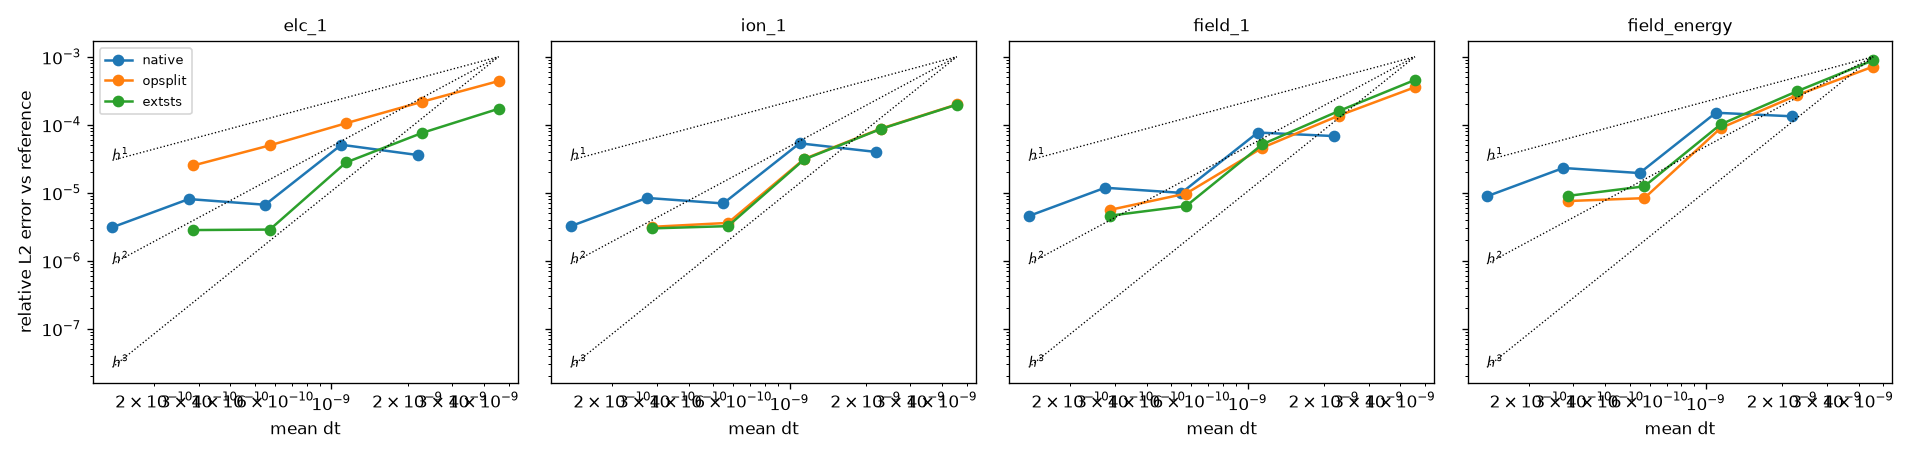

Write the Python code that produced this figure.
"""Temporal convergence study of the fixed-step methods on rt_gk_sheath_2x2v_p1.

Usage: python convergence.py [--methods native opsplit extsts] [--levels 1 0.5 0.25 0.125 0.0625]
                             [--ref-level 1/128] [--t-end 2e-6] [--jobs N]

Every method takes the CFL-set step of the explicit (SSP-RK) terms, which in this test is set by
the omega_H limit (cfl_frac_omegaH, default 1.7) rather than the advection CFL (cfl_frac). Each
level scales BOTH fractions by the same factor, so the step sequence of a level is the one of the
input file scaled by that factor (level 1 is the input file as is). Methods:
  native:  Gkeyll's SSP-RK3 (GKYL_SUNDIALS_METHOD_NONE), order 3;
  opsplit: SSP-RK3 + RKL operator split (first-order Lie splitting);
  extsts:  ExtSTS (MRI GKC21 outer + RKL inner) with fixed_step = true, order 2.
The reference is native SSP-RK3 at the (much finer) reference level. Errors are measured on the
final output frame (t = t_end) of the electron and ion distribution functions and of the field
(relative L2 norm), and on the final field energy; observed orders come from consecutive levels.
The table is written to convergence.md and the error plot to convergence.png.

Daniel R. Reynolds
Math & Stat @ UMBC
"""
import argparse
import os
import shutil
import subprocess
import sys
import tempfile
from concurrent.futures import ThreadPoolExecutor
from fractions import Fraction

import matplotlib
matplotlib.use("Agg")
import matplotlib.pyplot as plt
import numpy as np

from compare_runs import load_values
from gk_series import compile_input, edit_input, load_series, parse_log

HERE = os.path.dirname(os.path.abspath(__file__))
INPUT = "rt_gk_sheath_2x2v_p1"
M = "GKYL_SUNDIALS_METHOD_"
CFL_FRAC = 1.0  # values at level 1: the input file's cfl_frac and Gkeyll's default omega_H fraction
CFL_FRAC_OMEGAH = 1.7
METHODS = {
    "native": (M + "NONE,", 3),
    "opsplit": (M + "RK_SSP_3_3 | " + M + "LSRK_RKL_2,", 1),
    "extsts": (M + "MRI_EXTSTS | " + M + "LSRK_RKL_2, .fixed_step = true,", 2),
}
FRAMES = ["elc_1", "ion_1", "field_1"]


def run_one(method, level, t_end, workroot):
    """Build and run one (method, level) in scratch; return the run directory or None."""
    name = f"{method}_lvl{level}"
    rundir = os.path.join(workroot, name)
    os.makedirs(rundir)
    edits = [
        (r"^( *)\.rk_method = .*$", r"\1.rk_method = " + METHODS[method][0]),
        (r"^  double cfl_frac = 1\.0;", f"  double cfl_frac = {CFL_FRAC * level!r};"),
        (r"^//    \.cfl_frac_omegaH = 1e10,", f"    .cfl_frac_omegaH = {CFL_FRAC_OMEGAH * level!r},"),
        (r"^  double t_end = 6\.0e-6;", f"  double t_end = {t_end!r};"),
    ]
    edit_input(os.path.join(HERE, INPUT + ".c"), edits, os.path.join(rundir, INPUT + ".c"))
    build = compile_input(HERE, rundir, INPUT)
    if build.returncode != 0:
        print(f"[{name}] build failed:\n{build.stderr}")
        return None
    log = os.path.join(rundir, "run.log")
    with open(log, "w") as f:
        run = subprocess.run([f"./{INPUT}"], cwd=rundir, stdout=f, stderr=subprocess.STDOUT)
    if run.returncode != 0:
        print(f"[{name}] run failed, see {log}")
        return None
    steps, wall, _ = parse_log(log)
    print(f"[{name}] {steps} steps, {wall} s", flush=True)
    return rundir


def errors(rundir, refdir):
    """Relative L2 errors of the final frames and of the final field energy vs. the reference."""
    out = {}
    for frame in FRAMES:
        v = load_values(os.path.join(rundir, f"{INPUT}-{frame}.gkyl"))
        v_ref = load_values(os.path.join(refdir, f"{INPUT}-{frame}.gkyl"))
        out[frame] = float(np.linalg.norm(v - v_ref) / np.linalg.norm(v_ref))
    _, e = load_series(os.path.join(rundir, f"{INPUT}-field_energy.gkyl"))
    _, e_ref = load_series(os.path.join(refdir, f"{INPUT}-field_energy.gkyl"))
    out["field_energy"] = float(abs(e[-1, 0] - e_ref[-1, 0]) / abs(e_ref[-1, 0]))
    return out


def main():
    ap = argparse.ArgumentParser(description=__doc__, formatter_class=argparse.RawDescriptionHelpFormatter)
    ap.add_argument("--methods", nargs="+", default=list(METHODS), choices=list(METHODS))
    ap.add_argument("--levels", nargs="+", type=Fraction, default=[Fraction(1, 2**k) for k in range(5)],
                    help="step-size factors relative to the input file's CFL fractions")
    ap.add_argument("--ref-level", type=Fraction, default=Fraction(1, 128),
                    help="step-size factor of the native SSP-RK3 reference run")
    ap.add_argument("--t-end", type=float, default=2e-6)
    ap.add_argument("--jobs", type=int, default=16)
    args = ap.parse_args()
    levels = sorted(args.levels, reverse=True)
    if args.ref_level >= min(levels):
        sys.exit("--ref-level must be finer than every level")

    jobs = [("native", args.ref_level)] + [(m, l) for m in args.methods for l in levels]
    workroot = tempfile.mkdtemp(prefix="gk_convergence.")
    try:
        with ThreadPoolExecutor(max_workers=args.jobs) as pool:
            dirs = dict(zip(jobs, pool.map(lambda j: run_one(j[0], float(j[1]), args.t_end, workroot), jobs)))
        refdir = dirs[("native", args.ref_level)]
        if refdir is None:
            sys.exit("reference run failed")
        results = {}
        for m in args.methods:
            for l in levels:
                d = dirs[(m, l)]
                if d is None:
                    continue
                steps, wall, _ = parse_log(os.path.join(d, "run.log"))
                results[(m, l)] = dict(steps=steps, wall=wall, dt=args.t_end / steps, err=errors(d, refdir))
        ref_steps, ref_wall, _ = parse_log(os.path.join(refdir, "run.log"))
    finally:
        shutil.rmtree(workroot, ignore_errors=True)

    cols = FRAMES + ["field_energy"]
    lines = []
    fig, axes = plt.subplots(1, len(cols), figsize=(4 * len(cols), 3.8), sharey=True)
    for m in args.methods:
        lines += [f"\n**{m}** (expected order {METHODS[m][1]})\n",
                  "| level | steps | mean dt | wall (s) | " + " | ".join(f"{c} err | order" for c in cols) + " |",
                  "|" + "---|" * (4 + 2 * len(cols))]
        prev = None
        for l in levels:
            r = results.get((m, l))
            if r is None:
                lines.append(f"| {l} | failed |")
                prev = None
                continue
            cells = []
            for c in cols:
                e = r["err"][c]
                order = "-" if prev is None or e <= 0 or prev["err"][c] <= 0 else \
                    f"{np.log(prev['err'][c] / e) / np.log(prev['dt'] / r['dt']):.2f}"
                cells.append(f"{e:.2e} | {order}")
            lines.append(f"| {l} | {r['steps']} | {r['dt']:.3e} | {r['wall']:.1f} | " + " | ".join(cells) + " |")
            prev = r
        for ax, c in zip(axes, cols):
            pts = [(results[(m, l)]["dt"], results[(m, l)]["err"][c]) for l in levels if (m, l) in results]
            if pts:
                ax.loglog(*zip(*pts), "o-", label=m)
    for ax, c in zip(axes, cols):
        dts = [r["dt"] for r in results.values()]
        if dts:
            d = np.array([min(dts), max(dts)])
            for p in (1, 2, 3):
                ax.loglog(d, 1e-3 * (d / d[1]) ** p, "k:", lw=0.8)
                ax.annotate(f"$h^{p}$", (d[0], 1e-3 * (d[0] / d[1]) ** p), fontsize=8)
        ax.set_title(c, fontsize=10); ax.set_xlabel("mean dt")
    axes[0].set_ylabel("relative L2 error vs reference"); axes[0].legend(fontsize=8)
    fig.tight_layout(); fig.savefig(os.path.join(HERE, "convergence.png"), dpi=120)

    fork_commit = subprocess.run(["git", "-C", os.path.join(HERE, "..", "..", "deps", "gkeyll-extsts"),
                                  "rev-parse", "--short", "HEAD"], capture_output=True, text=True).stdout.strip()
    table = "\n".join(lines)
    print(table)
    with open(os.path.join(HERE, "convergence.md"), "w") as f:
        f.write(f"# Temporal convergence, `rt_gk_sheath_2x2v_p1`\n\n"
                f"Made by `convergence.py` on {subprocess.run(['date', '-I'], capture_output=True, text=True).stdout.strip()} "
                f"on {os.uname().nodename}, fork commit `{fork_commit}`; t_end = {args.t_end:g}, jobs = {args.jobs} "
                f"(runs were concurrent, so wall times are indicative only).\n\n"
                f"Level = factor applied to both `cfl_frac` ({CFL_FRAC:g}) and `cfl_frac_omegaH` ({CFL_FRAC_OMEGAH:g}); "
                f"the step is the CFL-set step of the explicit terms at that level. "
                f"Reference: native SSP-RK3 at level {args.ref_level} ({ref_steps} steps, {ref_wall:.1f} s). "
                f"Errors: relative L2 norm of the final frame (t = t_end) against the reference, and relative "
                f"error of the final field energy; order = log(err ratio)/log(dt ratio) between consecutive levels.\n"
                + table + "\n\n![convergence](convergence.png)\n")


if __name__ == "__main__":
    main()
